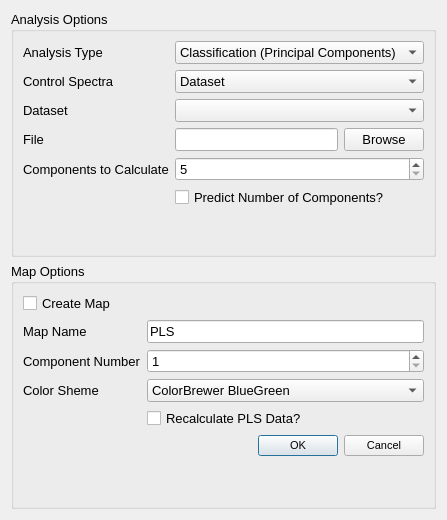
<?xml version="1.0" encoding="UTF-8"?>
<ui version="4.0">
 <class>PLSDialog</class>
 <widget class="QDialog" name="PLSDialog">
  <property name="geometry">
   <rect>
    <x>0</x>
    <y>0</y>
    <width>447</width>
    <height>520</height>
   </rect>
  </property>
  <property name="font">
   <font>
    <pointsize>10</pointsize>
   </font>
  </property>
  <property name="windowTitle">
   <string>Partial Least Squares</string>
  </property>
  <layout class="QVBoxLayout" name="verticalLayout">
   <item>
    <widget class="QGroupBox" name="groupBox_2">
     <property name="title">
      <string>Analysis Options</string>
     </property>
     <layout class="QFormLayout" name="formLayout">
      <item row="0" column="0">
       <widget class="QLabel" name="label_5">
        <property name="text">
         <string>Analysis Type</string>
        </property>
       </widget>
      </item>
      <item row="0" column="1">
       <widget class="QComboBox" name="analysisTypeComboBox">
        <property name="sizePolicy">
         <sizepolicy hsizetype="MinimumExpanding" vsizetype="Fixed">
          <horstretch>0</horstretch>
          <verstretch>0</verstretch>
         </sizepolicy>
        </property>
        <item>
         <property name="text">
          <string>Classification (Principal Components)</string>
         </property>
        </item>
       </widget>
      </item>
      <item row="1" column="0">
       <widget class="QLabel" name="controlTypeLabel">
        <property name="text">
         <string>Control Spectra</string>
        </property>
       </widget>
      </item>
      <item row="1" column="1">
       <widget class="QComboBox" name="controlTypeComboBox">
        <item>
         <property name="text">
          <string>Dataset</string>
         </property>
        </item>
        <item>
         <property name="text">
          <string>File</string>
         </property>
        </item>
       </widget>
      </item>
      <item row="2" column="0">
       <widget class="QLabel" name="datasetLabel">
        <property name="text">
         <string>Dataset</string>
        </property>
       </widget>
      </item>
      <item row="2" column="1">
       <widget class="QComboBox" name="datasetComboBox"/>
      </item>
      <item row="3" column="0">
       <widget class="QLabel" name="fileLabel">
        <property name="text">
         <string>File</string>
        </property>
       </widget>
      </item>
      <item row="3" column="1">
       <layout class="QHBoxLayout" name="horizontalLayout">
        <item>
         <widget class="QLineEdit" name="fileLineEdit"/>
        </item>
        <item>
         <widget class="QPushButton" name="browsePushButton">
          <property name="text">
           <string>Browse</string>
          </property>
         </widget>
        </item>
       </layout>
      </item>
      <item row="4" column="0">
       <widget class="QLabel" name="label_4">
        <property name="text">
         <string>Components to Calculate</string>
        </property>
       </widget>
      </item>
      <item row="4" column="1">
       <widget class="QSpinBox" name="componentsSpinBox">
        <property name="minimum">
         <number>5</number>
        </property>
       </widget>
      </item>
      <item row="5" column="1">
       <widget class="QCheckBox" name="predictionCheckBox">
        <property name="text">
         <string>Predict Number of Components?</string>
        </property>
       </widget>
      </item>
     </layout>
    </widget>
   </item>
   <item>
    <widget class="QGroupBox" name="groupBox">
     <property name="title">
      <string>Map Options</string>
     </property>
     <layout class="QFormLayout" name="formLayout_2">
      <item row="0" column="0">
       <widget class="QCheckBox" name="mapCheckBox">
        <property name="text">
         <string>Create Map</string>
        </property>
       </widget>
      </item>
      <item row="1" column="0">
       <widget class="QLabel" name="mapNameLabel">
        <property name="text">
         <string>Map Name</string>
        </property>
       </widget>
      </item>
      <item row="2" column="0">
       <widget class="QLabel" name="imageComponentLabel">
        <property name="text">
         <string>Component Number</string>
        </property>
       </widget>
      </item>
      <item row="3" column="0">
       <widget class="QLabel" name="gradientLabel">
        <property name="text">
         <string>Color Sheme</string>
        </property>
       </widget>
      </item>
      <item row="1" column="1">
       <widget class="QLineEdit" name="mapNameLineEdit">
        <property name="text">
         <string>PLS</string>
        </property>
       </widget>
      </item>
      <item row="2" column="1">
       <widget class="QSpinBox" name="imageComponentSpinBox">
        <property name="minimum">
         <number>1</number>
        </property>
        <property name="maximum">
         <number>50</number>
        </property>
       </widget>
      </item>
      <item row="3" column="1">
       <widget class="QComboBox" name="gradientComboBox">
        <property name="toolTip">
         <string>An asterix by the color scheme name indicates a divergent color scheme particularly suited for this kind of map.</string>
        </property>
        <property name="currentIndex">
         <number>0</number>
        </property>
        <item>
         <property name="text">
          <string>ColorBrewer BlueGreen</string>
         </property>
        </item>
        <item>
         <property name="text">
          <string>ColorBrewer BluePurple</string>
         </property>
        </item>
        <item>
         <property name="text">
          <string>ColorBrewer GreenBlue</string>
         </property>
        </item>
        <item>
         <property name="text">
          <string>ColorBrewer OrangeRed</string>
         </property>
        </item>
        <item>
         <property name="text">
          <string>ColorBrewer PurpleBlue</string>
         </property>
        </item>
        <item>
         <property name="text">
          <string>ColorBrewer PurpleBlueGreen</string>
         </property>
        </item>
        <item>
         <property name="text">
          <string>ColorBrewer PurpleRed</string>
         </property>
        </item>
        <item>
         <property name="text">
          <string>ColorBrewer RedPurple</string>
         </property>
        </item>
        <item>
         <property name="text">
          <string>ColorBrewer YellowGreen</string>
         </property>
        </item>
        <item>
         <property name="text">
          <string>ColorBrewer YellowGreenBlue</string>
         </property>
        </item>
        <item>
         <property name="text">
          <string>ColorBrewer YellowOrangeBrown</string>
         </property>
        </item>
        <item>
         <property name="text">
          <string>ColorBrewer YellowOrangeRed</string>
         </property>
        </item>
        <item>
         <property name="text">
          <string>ColorBrewer Blues</string>
         </property>
        </item>
        <item>
         <property name="text">
          <string>ColorBrewer Greens</string>
         </property>
        </item>
        <item>
         <property name="text">
          <string>ColorBrewer Oranges</string>
         </property>
        </item>
        <item>
         <property name="text">
          <string>ColorBrewer Purples</string>
         </property>
        </item>
        <item>
         <property name="text">
          <string>ColorBrewer Reds</string>
         </property>
        </item>
        <item>
         <property name="text">
          <string>ColorBrewer Grayscale</string>
         </property>
        </item>
        <item>
         <property name="text">
          <string>QCustomPlot Grayscale</string>
         </property>
        </item>
        <item>
         <property name="text">
          <string>QCustomPlot Night</string>
         </property>
        </item>
        <item>
         <property name="text">
          <string>QCustomPlot Candy</string>
         </property>
        </item>
        <item>
         <property name="text">
          <string>QCustomPlot Ion</string>
         </property>
        </item>
        <item>
         <property name="text">
          <string>QCustomPlot Thermal</string>
         </property>
        </item>
        <item>
         <property name="text">
          <string>↔ QCustomPlot Polar</string>
         </property>
        </item>
        <item>
         <property name="text">
          <string>↔ QCustomPlot Spectrum</string>
         </property>
        </item>
        <item>
         <property name="text">
          <string>QCustomPlot Jet</string>
         </property>
        </item>
        <item>
         <property name="text">
          <string>QCustomPlot Hues</string>
         </property>
        </item>
        <item>
         <property name="text">
          <string>QCustomPlot Hot</string>
         </property>
        </item>
        <item>
         <property name="text">
          <string>QCustomPlot Cold</string>
         </property>
        </item>
        <item>
         <property name="text">
          <string>↔ ColorBrewer BrownBlueGreen </string>
         </property>
        </item>
        <item>
         <property name="text">
          <string>↔ ColorBrewer PinkYellowGreen</string>
         </property>
        </item>
        <item>
         <property name="text">
          <string>↔ ColorBrewer PurpleGreen</string>
         </property>
        </item>
        <item>
         <property name="text">
          <string>↔ ColorBrewer PurpleOrange</string>
         </property>
        </item>
        <item>
         <property name="text">
          <string>↔ ColorBrewer RedBlue</string>
         </property>
        </item>
        <item>
         <property name="text">
          <string>↔ ColorBrewer RedGray</string>
         </property>
        </item>
        <item>
         <property name="text">
          <string>↔ ColorBrewer RedYellowBlue</string>
         </property>
        </item>
        <item>
         <property name="text">
          <string>↔ ColorBrewer RedYellowGreen</string>
         </property>
        </item>
        <item>
         <property name="text">
          <string>↔ ColorBrewer Spectral</string>
         </property>
        </item>
        <item>
         <property name="text">
          <string>↔ Vespucci Spectral</string>
         </property>
        </item>
       </widget>
      </item>
      <item row="5" column="1">
       <widget class="QDialogButtonBox" name="buttonBox">
        <property name="font">
         <font>
          <pointsize>8</pointsize>
         </font>
        </property>
        <property name="orientation">
         <enum>Qt::Horizontal</enum>
        </property>
        <property name="standardButtons">
         <set>QDialogButtonBox::Cancel|QDialogButtonBox::Ok</set>
        </property>
       </widget>
      </item>
      <item row="4" column="1">
       <widget class="QCheckBox" name="recalculateCheckBox">
        <property name="text">
         <string>Recalculate PLS Data?</string>
        </property>
       </widget>
      </item>
     </layout>
    </widget>
   </item>
  </layout>
 </widget>
 <resources/>
 <connections>
  <connection>
   <sender>buttonBox</sender>
   <signal>accepted()</signal>
   <receiver>PLSDialog</receiver>
   <slot>accept()</slot>
   <hints>
    <hint type="sourcelabel">
     <x>248</x>
     <y>254</y>
    </hint>
    <hint type="destinationlabel">
     <x>157</x>
     <y>274</y>
    </hint>
   </hints>
  </connection>
  <connection>
   <sender>buttonBox</sender>
   <signal>rejected()</signal>
   <receiver>PLSDialog</receiver>
   <slot>reject()</slot>
   <hints>
    <hint type="sourcelabel">
     <x>316</x>
     <y>260</y>
    </hint>
    <hint type="destinationlabel">
     <x>286</x>
     <y>274</y>
    </hint>
   </hints>
  </connection>
 </connections>
</ui>
